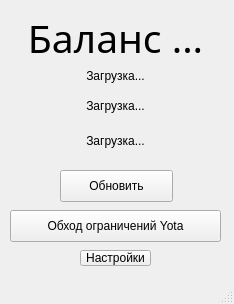
<?xml version="1.0" encoding="UTF-8"?>
<ui version="4.0">
 <class>Yota</class>
 <widget class="QMainWindow" name="Yota">
  <property name="geometry">
   <rect>
    <x>0</x>
    <y>0</y>
    <width>234</width>
    <height>304</height>
   </rect>
  </property>
  <property name="windowTitle">
   <string>Yota</string>
  </property>
  <widget class="QWidget" name="centralWidget">
   <widget class="QLabel" name="internetstatus">
    <property name="geometry">
     <rect>
      <x>10</x>
      <y>50</y>
      <width>211</width>
      <height>51</height>
     </rect>
    </property>
    <property name="text">
     <string>Загрузка...</string>
    </property>
    <property name="alignment">
     <set>Qt::AlignCenter</set>
    </property>
   </widget>
   <widget class="QLabel" name="next">
    <property name="geometry">
     <rect>
      <x>10</x>
      <y>80</y>
      <width>211</width>
      <height>51</height>
     </rect>
    </property>
    <property name="text">
     <string>Загрузка...</string>
    </property>
    <property name="alignment">
     <set>Qt::AlignCenter</set>
    </property>
   </widget>
   <widget class="QLabel" name="price">
    <property name="geometry">
     <rect>
      <x>10</x>
      <y>120</y>
      <width>211</width>
      <height>41</height>
     </rect>
    </property>
    <property name="text">
     <string>Загрузка...</string>
    </property>
    <property name="alignment">
     <set>Qt::AlignCenter</set>
    </property>
   </widget>
   <widget class="QPushButton" name="update">
    <property name="geometry">
     <rect>
      <x>60</x>
      <y>170</y>
      <width>113</width>
      <height>32</height>
     </rect>
    </property>
    <property name="text">
     <string>Обновить</string>
    </property>
   </widget>
   <widget class="QPushButton" name="yotabypass">
    <property name="geometry">
     <rect>
      <x>10</x>
      <y>210</y>
      <width>211</width>
      <height>32</height>
     </rect>
    </property>
    <property name="text">
     <string>Обход ограничений Yota</string>
    </property>
   </widget>
   <widget class="QToolButton" name="toolButton">
    <property name="geometry">
     <rect>
      <x>80</x>
      <y>250</y>
      <width>71</width>
      <height>16</height>
     </rect>
    </property>
    <property name="text">
     <string>Настройки</string>
    </property>
   </widget>
   <widget class="QLabel" name="balance">
    <property name="geometry">
     <rect>
      <x>-10</x>
      <y>17</y>
      <width>251</width>
      <height>41</height>
     </rect>
    </property>
    <property name="sizePolicy">
     <sizepolicy hsizetype="Minimum" vsizetype="Preferred">
      <horstretch>0</horstretch>
      <verstretch>0</verstretch>
     </sizepolicy>
    </property>
    <property name="font">
     <font>
      <family>PT Serif</family>
      <pointsize>29</pointsize>
      <italic>false</italic>
     </font>
    </property>
    <property name="text">
     <string>Баланс ...</string>
    </property>
    <property name="alignment">
     <set>Qt::AlignCenter</set>
    </property>
   </widget>
  </widget>
  <widget class="QStatusBar" name="statusBar"/>
 </widget>
 <layoutdefault spacing="6" margin="11"/>
 <resources/>
 <connections/>
</ui>
